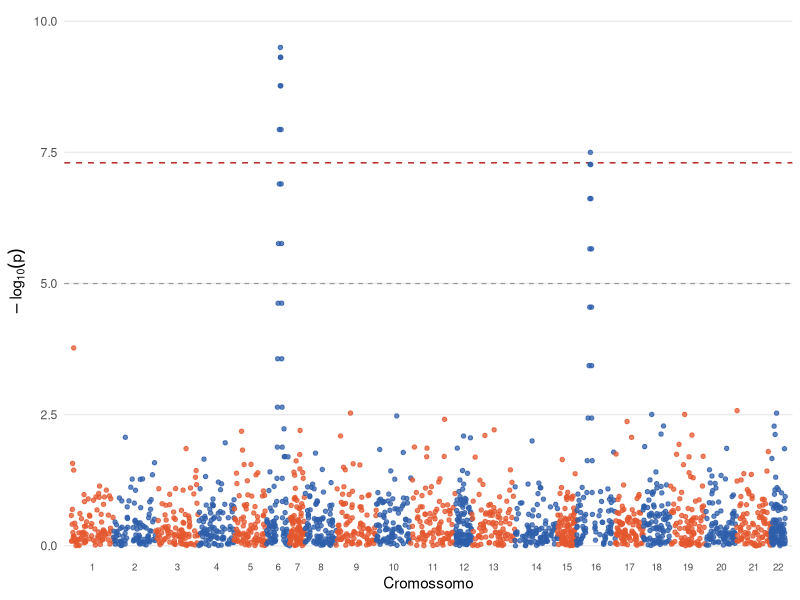

Here is the R script that generated this plot:
# Libraries
library(ggplot2)
library(dplyr)
library(jsonlite)

# Dados 100% ficticios: um estudo de associacao genetica (GWAS) simulado --
# 22 "cromossomos" ficticios, cada um com um numero de SNPs (marcadores)
# testados contra um desfecho, e o p-valor de cada teste. A maioria dos
# SNPs nao tem associacao real (p-valor uniforme(0,1), o esperado sob a
# hipotese nula) -- exceto dois "loci" ficticios (cromossomos 6 e 16), onde
# um grupo de SNPs vizinhos foi forcado a ter associacao forte, decaindo com
# a distancia do pico, simulando o desequilibrio de ligacao que faz varios
# marcadores proximos de uma associacao real aparecerem juntos.
set.seed(8420)
n_cromossomos <- 22
snps_por_cromossomo <- 90
tamanho_cromossomo <- round(runif(n_cromossomos, 8e7, 2.6e8))

dados <- do.call(rbind, lapply(seq_len(n_cromossomos), function(cr) {
  # as.numeric: sample.int() devolve inteiro (32 bits) -- somando as posicoes
  # cumulativas de 22 cromossomos de ate 2.6e8 pb cada estoura esse limite
  # (~2.1e9) silenciosamente (NA sem erro) se ficar em inteiro.
  bp <- as.numeric(sort(sample.int(tamanho_cromossomo[cr], snps_por_cromossomo)))
  data.frame(
    CHR = cr,
    BP = bp,
    SNP = paste0("rs", cr, "_", seq_len(snps_por_cromossomo))
  )
}))
dados$P <- runif(nrow(dados))

# Injeta um locus de associacao forte: um cluster de SNPs vizinhos com
# -log10(p) caindo em curva de sino a partir do pico (formato de "montanha",
# como o desequilibrio de ligacao produz num GWAS real, em vez de um unico
# ponto isolado).
injetar_locus <- function(dados, cromossomo, indice_pico, largura, logp_pico, sigma) {
  indices_cr <- which(dados$CHR == cromossomo)
  janela <- max(1, indice_pico - largura):min(length(indices_cr), indice_pico + largura)
  alvo <- indices_cr[janela]
  distancia <- abs(janela - indice_pico)
  logp_alvo <- logp_pico * exp(-(distancia^2) / (2 * sigma^2))
  dados$P[alvo] <- 10^(-logp_alvo)
  dados
}
dados <- injetar_locus(dados, cromossomo = 6, indice_pico = 55, largura = 15, logp_pico = 9.5, sigma = 5)
dados <- injetar_locus(dados, cromossomo = 16, indice_pico = 40, largura = 10, logp_pico = 7.5, sigma = 4)

dados$logP <- -log10(dados$P)

# Posicao cumulativa no eixo X: cada cromossomo "emenda" no fim do anterior,
# tecnica padrao pra desenhar todos os cromossomos numa unica linha continua
# em vez de reiniciar a posicao a cada um.
deslocamentos <- dados %>%
  group_by(CHR) %>%
  summarise(tam = max(BP)) %>%
  mutate(desloc = cumsum(tam) - tam) %>%
  select(CHR, desloc)

dados <- dados %>%
  left_join(deslocamentos, by = "CHR") %>%
  arrange(CHR, BP) %>%
  mutate(BPcum = BP + desloc)

eixo_cromossomos <- dados %>%
  group_by(CHR) %>%
  summarise(centro = (min(BPcum) + max(BPcum)) / 2)

# Paleta trocada em relacao ao original (o exemplo do gallery alterna
# cinza-escuro/cinza-claro) -- alternancia vivida par/impar, mais a linha de
# significancia sugestiva (cinza) e a genomica (vermelha), padrao da tecnica.
cor_par <- "#2E5EAA"
cor_impar <- "#E4572E"
limiar_sugestivo <- -log10(1e-5)
limiar_genomico <- -log10(5e-8)

p <- ggplot(dados, aes(x = BPcum, y = logP, color = factor(CHR %% 2))) +
  geom_hline(yintercept = limiar_sugestivo, linetype = "dashed", color = "grey60", linewidth = 0.4) +
  geom_hline(yintercept = limiar_genomico, linetype = "dashed", color = "#B22222", linewidth = 0.5) +
  geom_point(alpha = 0.75, size = 1.2) +
  scale_color_manual(values = c("0" = cor_par, "1" = cor_impar), guide = "none") +
  scale_x_continuous(labels = eixo_cromossomos$CHR, breaks = eixo_cromossomos$centro, expand = expansion(mult = 0.01)) +
  scale_y_continuous(expand = expansion(mult = c(0.02, 0.08))) +
  labs(x = "Cromossomo", y = expression(-log[10](p))) +
  theme_minimal(base_size = 11) +
  theme(
    panel.grid.major.x = element_blank(),
    panel.grid.minor = element_blank(),
    axis.text.x = element_text(size = 7)
  )

ggsave("output.png", plot = p, width = 11, height = 4.4, dpi = 150)

# ---------------------------------------------------------------------------
# Versao interativa: D3 desenha os mesmos pontos ao longo da posicao
# cumulativa, com a mesma paleta par/impar e as mesmas linhas de limiar, e
# tooltip por SNP (cromossomo, posicao e p-valor) ao passar o cursor.
# ---------------------------------------------------------------------------
viz <- list(
  meta = list(
    corPar = cor_par,
    corImpar = cor_impar,
    limiarSugestivo = limiar_sugestivo,
    limiarGenomico = limiar_genomico,
    cumMax = max(dados$BPcum),
    eixoCromossomos = lapply(seq_len(nrow(eixo_cromossomos)), function(i) {
      list(cromossomo = eixo_cromossomos$CHR[i], centro = eixo_cromossomos$centro[i])
    }),
    nota = "Cada ponto é um marcador genético testado; os dois agrupamentos que cruzam a linha vermelha (significância genômica) simulam associações reais — o restante é ruído estatístico esperado."
  ),
  pontos = lapply(seq_len(nrow(dados)), function(i) {
    list(
      snp = dados$SNP[i],
      cromossomo = dados$CHR[i],
      posicao = dados$BP[i],
      bpCum = dados$BPcum[i],
      p = dados$P[i],
      logP = dados$logP[i]
    )
  })
)

write_json(viz, "data.json", auto_unbox = TRUE, digits = NA)
